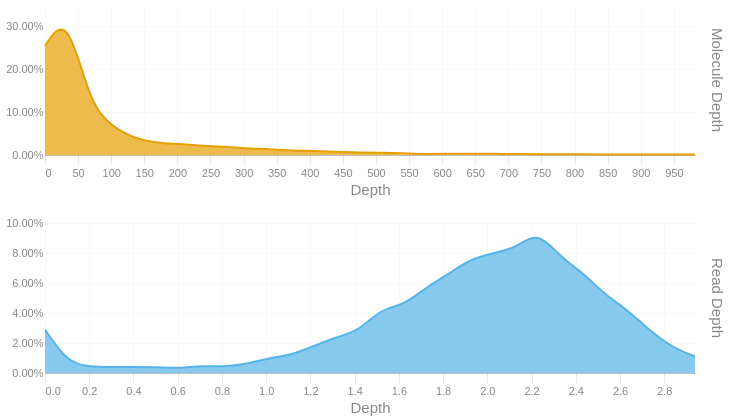

The cell this chart's notebook holds for it:
### Code cell
readdep = depth_hist(tb['Read Depth'], q99, 3)
readdep = readdep.with_columns(pl.lit('Read Depth').alias('Metric'))
if not SKIPLR:
    moldep = depth_hist(tb['Molecule Depth'], mol_q99, 1)
    moldep = moldep.with_columns(pl.lit('Molecule Depth').alias('Metric'))
    _hist = pl.concat([readdep, moldep])
    _hist = _hist.filter(pl.col('Proportion') != 0)
    with SafeRender(_hist):
        (
            alt.Chart(_hist)        
            .mark_area(interpolate = "basis")
            .encode(
                x=alt.X('Bin:Q').scale(domainMin=0).axis(alt.Axis(title='Depth')),
                y = alt.Y('Proportion:Q', title = None).axis(format = '.2%'),
                color = alt.Color('Metric:N').legend(None),
                row = alt.Row("Metric:N").header(title = None, labelOrient = 'right'),
                tooltip = [
                    alt.Tooltip("Metric:N", title = "Metric"),
                    alt.Tooltip('Interval:N', title = "Depth Interval"),
                    alt.Tooltip('Proportion:Q', title = "% Alignments").format('.2%')
                ]
            )
            .resolve_scale(x='independent', y='independent')
            .properties(
                height = 150, width = 650,
                usermeta={'embedOptions': {'downloadFileName': f'{samplename}.depth.hist'}}
            )
        ).display()
else:
    readdep = readdep.filter(pl.col('Proportion') != 0)
    with SafeRender(readdep):
        (
            alt.Chart(readdep)        
            .mark_area(interpolate = "basis")
            .encode(
                x=alt.X('Bin:Q').scale(domainMin=0).axis(alt.Axis(title='Depth')),
                y = alt.Y('Proportion:Q', title = None).axis(format = '.2%'),
                tooltip = [
                    alt.Tooltip('Interval:N', title = "Depth Interval"),
                    alt.Tooltip('Proportion:Q', title = "% Alignments").format('.2%')
                ]
            )
            .properties(
                usermeta={'embedOptions': {'downloadFileName': f'{samplename}.depth.hist'}}
            )
        ).display()

### Figure 1 — Vega-Lite specification as saved in the notebook (floating-point values rounded to 4 significant figures)
{"width": 650, "height": 150, "config": {"title": {"anchor": "start", "dy": -15, "fontSize": 18, "color": "#888888", "subtitleColor": "#888888", "subtitleFontSize": 14}, "arc": {"fill": "#0072B2"}, "axis": {"domainColor": "#888888", "domainWidth": 0.5, "gridWidth": 0.2, "grid": false, "titleFontWeight": 400, "titleFontSize": 15, "labelFontSize": 11, "labelColor": "#888888", "tickColor": "#888888", "tickWidth": 0.2, "titleColor": "#888888"}, "axisBand": {"grid": false}, "axisX": {"grid": true, "tickSize": 10, "domainCap": "round"}, "axisY": {"domain": false, "grid": true, "tickSize": 0, "domainCap": "round"}, "background": "transparent", "header": {"labelFontSize": 15, "labelColor": "#888888", "titleFontSize": 15, "titleFontWeight": 600, "titleColor": "#888888"}, "legend": {"labelFont": "sans-serif", "labelFontSize": 12, "labelColor": "#888888", "symbolSize": 100, "symbolType": "circle", "titleFontSize": 12, "titlePadding": 10, "titleColor": "#888888", "title": null}, "range": {"category": ["#E69F00", "#56B4E9", "#009E73", "#F0E442", "#0072B2", "#D55E00", "#CC79A7", "#000000"], "diverging": ["#cfe8f3", "#a2d4ec", "#73bfe2", "#46abdb", "#1696d2", "#12719e"]}, "area": {"fill": "#0072B2", "fillOpacity": 0.7, "line": true, "strokeOpacity": 0.7}, "line": {"color": "#0072B2", "stroke": "#0072B2", "strokeWidth": 2}, "trail": {"color": "#0072B2", "stroke": "#0072B2", "strokeWidth": 0, "size": 1}, "point": {"filled": true, "fillOpacity": 1.0, "size": 95}, "text": {"color": "#888888", "fontSize": 11, "align": "right", "fontWeight": 400, "size": 11}, "bar": {"fill": "#0072B2", "stroke": null}, "view": {"stroke": null, "continuousWidth": 660, "continuousHeight": 400}}, "data": {"name": "data-8d20a14900776a75587dd4764954a814"}, "mark": {"type": "area", "interpolate": "basis"}, "encoding": {"color": {"field": "Metric", "legend": null, "type": "nominal"}, "row": {"field": "Metric", "header": {"title": null, "labelOrient": "right"}, "type": "nominal"}, "tooltip": [{"field": "Metric", "title": "Metric", "type": "nominal"}, {"field": "Interval", "title": "Depth Interval", "type": "nominal"}, {"field": "Proportion", "format": ".2%", "title": "% Alignments", "type": "quantitative"}], "x": {"axis": {"title": "Depth"}, "field": "Bin", "scale": {"domainMin": 0}, "type": "quantitative"}, "y": {"axis": {"format": ".2%"}, "field": "Proportion", "title": null, "type": "quantitative"}}, "resolve": {"scale": {"x": "independent", "y": "independent"}}, "usermeta": {"embedOptions": {"downloadFileName": "S6_LaHave_3607.depth.hist"}}, "$schema": "https://vega.github.io/schema/vega-lite/v6.1.0.json", "datasets": {"data-8d20a14900776a75587dd4764954a814": [{"Bin": 0.0, "Interval": "0.0-0.101", "Proportion": 0.029, "Metric": "Read Depth"}, {"Bin": 0.101, "Interval": "0.101-0.203", "Proportion": 0.007, "Metric": "Read Depth"}, {"Bin": 0.203, "Interval": "0.203-0.304", "Proportion": 0.004, "Metric": "Read Depth"}, {"Bin": 0.304, "Interval": "0.304-0.405", "Proportion": 0.004, "Metric": "Read Depth"}, {"Bin": 0.405, "Interval": "0.405-0.507", "Proportion": 0.004, "Metric": "Read Depth"}, {"Bin": 0.507, "Interval": "0.507-0.608", "Proportion": 0.004, "Metric": "Read Depth"}, {"Bin": 0.608, "Interval": "0.608-0.709", "Proportion": 0.003, "Metric": "Read Depth"}, {"Bin": 0.709, "Interval": "0.709-0.811", "Proportion": 0.005, "Metric": "Read Depth"}, {"Bin": 0.811, "Interval": "0.811-0.912", "Proportion": 0.004, "Metric": "Read Depth"}, {"Bin": 0.912, "Interval": "0.912-1.013", "Proportion": 0.006, "Metric": "Read Depth"}, {"Bin": 1.013, "Interval": "1.013-1.115", "Proportion": 0.01, "Metric": "Read Depth"}, {"Bin": 1.115, "Interval": "1.115-1.216", "Proportion": 0.012, "Metric": "Read Depth"}, {"Bin": 1.216, "Interval": "1.216-1.317", "Proportion": 0.018, "Metric": "Read Depth"}, {"Bin": 1.317, "Interval": "1.317-1.419", "Proportion": 0.024, "Metric": "Read Depth"}, {"Bin": 1.419, "Interval": "1.419-1.52", "Proportion": 0.028, "Metric": "Read Depth"}, {"Bin": 1.52, "Interval": "1.52-1.621", "Proportion": 0.043, "Metric": "Read Depth"}, {"Bin": 1.621, "Interval": "1.621-1.723", "Proportion": 0.045, "Metric": "Read Depth"}, {"Bin": 1.723, "Interval": "1.723-1.824", "Proportion": 0.057, "Metric": "Read Depth"}, {"Bin": 1.824, "Interval": "1.824-1.925", "Proportion": 0.066, "Metric": "Read Depth"}, {"Bin": 1.925, "Interval": "1.925-2.027", "Proportion": 0.076, "Metric": "Read Depth"}, {"Bin": 2.027, "Interval": "2.027-2.128", "Proportion": 0.08, "Metric": "Read Depth"}, {"Bin": 2.128, "Interval": "2.128-2.229", "Proportion": 0.083, "Metric": "Read Depth"}, {"Bin": 2.229, "Interval": "2.229-2.331", "Proportion": 0.095, "Metric": "Read Depth"}, {"Bin": 2.331, "Interval": "2.331-2.432", "Proportion": 0.077, "Metric": "Read Depth"}, {"Bin": 2.432, "Interval": "2.432-2.533", "Proportion": 0.067, "Metric": "Read Depth"}, {"Bin": 2.533, "Interval": "2.533-2.635", "Proportion": 0.052, "Metric": "Read Depth"}, {"Bin": 2.635, "Interval": "2.635-2.736", "Proportion": 0.042, "Metric": "Read Depth"}, {"Bin": 2.736, "Interval": "2.736-2.837", "Proportion": 0.028, "Metric": "Read Depth"}, {"Bin": 2.837, "Interval": "2.837-2.939", "Proportion": 0.017, "Metric": "Read Depth"}, {"Bin": 2.939, "Interval": "2.939-3.04", "Proportion": 0.011, "Metric": "Read Depth"}, {"Bin": 0.0, "Interval": "0.0-33.9", "Proportion": 0.255, "Metric": "Molecule Depth"}, {"Bin": 33.9, "Interval": "33.9-67.7", "Proportion": 0.332, "Metric": "Molecule Depth"}, {"Bin": 67.7, "Interval": "67.7-101.6", "Proportion": 0.118, "Metric": "Molecule Depth"}, {"Bin": 101.6, "Interval": "101.6-135.5", "Proportion": 0.066, "Metric": "Molecule Depth"}, {"Bin": 135.5, "Interval": "135.5-169.3", "Proportion": 0.038, "Metric": "Molecule Depth"}, {"Bin": 169.3, "Interval": "169.3-203.2", "Proportion": 0.028, "Metric": "Molecule Depth"}, {"Bin": 203.2, "Interval": "203.2-237.0", "Proportion": 0.026, "Metric": "Molecule Depth"}, {"Bin": 237.0, "Interval": "237.0-270.9", "Proportion": 0.021, "Metric": "Molecule Depth"}, {"Bin": 270.9, "Interval": "270.9-304.8", "Proportion": 0.02, "Metric": "Molecule Depth"}, {"Bin": 304.8, "Interval": "304.8-338.6", "Proportion": 0.015, "Metric": "Molecule Depth"}, {"Bin": 338.6, "Interval": "338.6-372.5", "Proportion": 0.014, "Metric": "Molecule Depth"}, {"Bin": 372.5, "Interval": "372.5-406.4", "Proportion": 0.01, "Metric": "Molecule Depth"}, {"Bin": 406.4, "Interval": "406.4-440.2", "Proportion": 0.01, "Metric": "Molecule Depth"}, {"Bin": 440.2, "Interval": "440.2-474.1", "Proportion": 0.007, "Metric": "Molecule Depth"}, {"Bin": 474.1, "Interval": "474.1-508.0", "Proportion": 0.006, "Metric": "Molecule Depth"}, {"Bin": 508.0, "Interval": "508.0-541.8", "Proportion": 0.005, "Metric": "Molecule Depth"}, {"Bin": 541.8, "Interval": "541.8-575.7", "Proportion": 0.004, "Metric": "Molecule Depth"}, {"Bin": 575.7, "Interval": "575.7-609.5", "Proportion": 0.002, "Metric": "Molecule Depth"}, {"Bin": 609.5, "Interval": "609.5-643.4", "Proportion": 0.003, "Metric": "Molecule Depth"}, {"Bin": 643.4, "Interval": "643.4-677.3", "Proportion": 0.003, "Metric": "Molecule Depth"}, {"Bin": 677.3, "Interval": "677.3-711.1", "Proportion": 0.003, "Metric": "Molecule Depth"}, {"Bin": 711.1, "Interval": "711.1-745.0", "Proportion": 0.002, "Metric": "Molecule Depth"}, {"Bin": 745.0, "Interval": "745.0-778.9", "Proportion": 0.002, "Metric": "Molecule Depth"}, {"Bin": 778.9, "Interval": "778.9-812.7", "Proportion": 0.002, "Metric": "Molecule Depth"}, {"Bin": 812.7, "Interval": "812.7-846.6", "Proportion": 0.002, "Metric": "Molecule Depth"}, {"Bin": 846.6, "Interval": "846.6-880.5", "Proportion": 0.001, "Metric": "Molecule Depth"}, {"Bin": 880.5, "Interval": "880.5-914.3", "Proportion": 0.001, "Metric": "Molecule Depth"}, {"Bin": 914.3, "Interval": "914.3-948.2", "Proportion": 0.001, "Metric": "Molecule Depth"}, {"Bin": 948.2, "Interval": "948.2-982.0", "Proportion": 0.001, "Metric": "Molecule Depth"}, {"Bin": 982.0, "Interval": "982.0-1015.91", "Proportion": 0.001, "Metric": "Molecule Depth"}]}}
